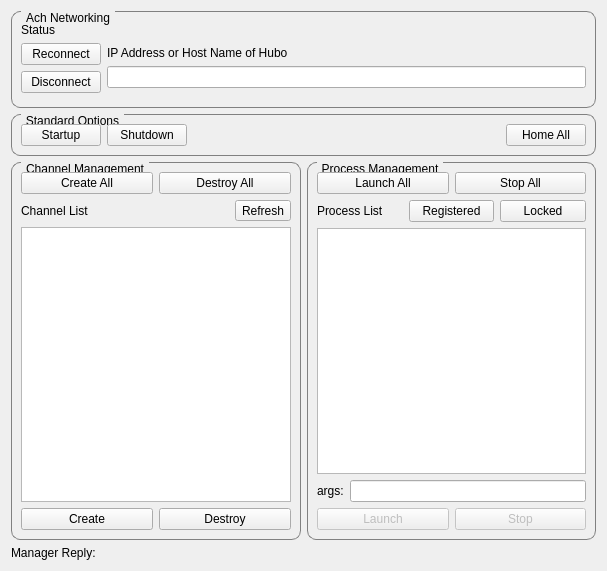
<?xml version="1.0" encoding="UTF-8"?>
<ui version="4.0">
 <class>ManagerWidget</class>
 <widget class="QWidget" name="ManagerWidget">
  <property name="geometry">
   <rect>
    <x>0</x>
    <y>0</y>
    <width>607</width>
    <height>571</height>
   </rect>
  </property>
  <property name="sizePolicy">
   <sizepolicy hsizetype="Minimum" vsizetype="Minimum">
    <horstretch>0</horstretch>
    <verstretch>0</verstretch>
   </sizepolicy>
  </property>
  <property name="windowTitle">
   <string>Form</string>
  </property>
  <layout class="QVBoxLayout" name="verticalLayout_3">
   <item>
    <widget class="QGroupBox" name="AchNetworking">
     <property name="sizePolicy">
      <sizepolicy hsizetype="Minimum" vsizetype="Minimum">
       <horstretch>0</horstretch>
       <verstretch>0</verstretch>
      </sizepolicy>
     </property>
     <property name="styleSheet">
      <string notr="true">QGroupBox {
    border: 1px solid gray;
    border-radius: 9px;
    margin-top: 0.5em;
}

QGroupBox::title {
    subcontrol-origin: margin;
    left: 10px;
    padding: 0 3px 0 3px;
}</string>
     </property>
     <property name="title">
      <string>Ach Networking</string>
     </property>
     <layout class="QVBoxLayout" name="verticalLayout_4">
      <item>
       <layout class="QHBoxLayout" name="horizontalLayout">
        <item>
         <layout class="QVBoxLayout" name="verticalLayout">
          <item>
           <spacer name="verticalSpacer_4">
            <property name="orientation">
             <enum>Qt::Vertical</enum>
            </property>
            <property name="sizeType">
             <enum>QSizePolicy::Minimum</enum>
            </property>
            <property name="sizeHint" stdset="0">
             <size>
              <width>20</width>
              <height>2</height>
             </size>
            </property>
           </spacer>
          </item>
          <item>
           <widget class="QLabel" name="network_status">
            <property name="sizePolicy">
             <sizepolicy hsizetype="Preferred" vsizetype="Maximum">
              <horstretch>0</horstretch>
              <verstretch>0</verstretch>
             </sizepolicy>
            </property>
            <property name="text">
             <string>Status</string>
            </property>
           </widget>
          </item>
          <item>
           <widget class="QPushButton" name="reconnect">
            <property name="sizePolicy">
             <sizepolicy hsizetype="Minimum" vsizetype="Fixed">
              <horstretch>0</horstretch>
              <verstretch>0</verstretch>
             </sizepolicy>
            </property>
            <property name="text">
             <string>Reconnect</string>
            </property>
           </widget>
          </item>
          <item>
           <widget class="QPushButton" name="disconnect">
            <property name="sizePolicy">
             <sizepolicy hsizetype="Minimum" vsizetype="Fixed">
              <horstretch>0</horstretch>
              <verstretch>0</verstretch>
             </sizepolicy>
            </property>
            <property name="text">
             <string>Disconnect</string>
            </property>
           </widget>
          </item>
          <item>
           <spacer name="verticalSpacer_3">
            <property name="orientation">
             <enum>Qt::Vertical</enum>
            </property>
            <property name="sizeType">
             <enum>QSizePolicy::Minimum</enum>
            </property>
            <property name="sizeHint" stdset="0">
             <size>
              <width>20</width>
              <height>2</height>
             </size>
            </property>
           </spacer>
          </item>
         </layout>
        </item>
        <item>
         <layout class="QVBoxLayout" name="verticalLayout_2">
          <item>
           <spacer name="verticalSpacer">
            <property name="orientation">
             <enum>Qt::Vertical</enum>
            </property>
            <property name="sizeType">
             <enum>QSizePolicy::Preferred</enum>
            </property>
            <property name="sizeHint" stdset="0">
             <size>
              <width>20</width>
              <height>25</height>
             </size>
            </property>
           </spacer>
          </item>
          <item>
           <widget class="QLabel" name="label">
            <property name="sizePolicy">
             <sizepolicy hsizetype="MinimumExpanding" vsizetype="Fixed">
              <horstretch>0</horstretch>
              <verstretch>0</verstretch>
             </sizepolicy>
            </property>
            <property name="text">
             <string>IP Address or Host Name of Hubo</string>
            </property>
           </widget>
          </item>
          <item>
           <widget class="QLineEdit" name="hostname_edit">
            <property name="sizePolicy">
             <sizepolicy hsizetype="MinimumExpanding" vsizetype="Fixed">
              <horstretch>0</horstretch>
              <verstretch>0</verstretch>
             </sizepolicy>
            </property>
           </widget>
          </item>
          <item>
           <spacer name="verticalSpacer_2">
            <property name="orientation">
             <enum>Qt::Vertical</enum>
            </property>
            <property name="sizeType">
             <enum>QSizePolicy::Preferred</enum>
            </property>
            <property name="sizeHint" stdset="0">
             <size>
              <width>20</width>
              <height>10</height>
             </size>
            </property>
           </spacer>
          </item>
         </layout>
        </item>
       </layout>
      </item>
     </layout>
    </widget>
   </item>
   <item>
    <widget class="QGroupBox" name="groupBox">
     <property name="styleSheet">
      <string notr="true">QGroupBox {
    border: 1px solid gray;
    border-radius: 9px;
    margin-top: 0.5em;
}

QGroupBox::title {
    subcontrol-origin: margin;
    left: 10px;
    padding: 0 3px 0 3px;
}</string>
     </property>
     <property name="title">
      <string>Standard Options</string>
     </property>
     <layout class="QHBoxLayout" name="horizontalLayout_10">
      <item>
       <widget class="QPushButton" name="startup">
        <property name="toolTip">
         <string>Creates all channels and launches all processes</string>
        </property>
        <property name="text">
         <string>Startup</string>
        </property>
       </widget>
      </item>
      <item>
       <widget class="QPushButton" name="shutdown">
        <property name="toolTip">
         <string>Stops all processes and destroys all channels</string>
        </property>
        <property name="text">
         <string>Shutdown</string>
        </property>
       </widget>
      </item>
      <item>
       <spacer name="horizontalSpacer">
        <property name="orientation">
         <enum>Qt::Horizontal</enum>
        </property>
        <property name="sizeHint" stdset="0">
         <size>
          <width>40</width>
          <height>20</height>
         </size>
        </property>
       </spacer>
      </item>
      <item>
       <widget class="QPushButton" name="homeall">
        <property name="toolTip">
         <string>Homes all joints</string>
        </property>
        <property name="text">
         <string>Home All</string>
        </property>
       </widget>
      </item>
     </layout>
    </widget>
   </item>
   <item>
    <layout class="QHBoxLayout" name="horizontalLayout_5">
     <item>
      <widget class="QGroupBox" name="ChannelManagement">
       <property name="styleSheet">
        <string notr="true">QGroupBox {
    border: 1px solid gray;
    border-radius: 9px;
    margin-top: 0.5em;
}

QGroupBox::title {
    subcontrol-origin: margin;
    left: 10px;
    padding: 0 3px 0 3px;
}</string>
       </property>
       <property name="title">
        <string>Channel Management</string>
       </property>
       <layout class="QVBoxLayout" name="verticalLayout_6">
        <item>
         <layout class="QVBoxLayout" name="verticalLayout_5">
          <item>
           <layout class="QHBoxLayout" name="horizontalLayout_3">
            <item>
             <widget class="QPushButton" name="create_all">
              <property name="toolTip">
               <string>Create all channels on Hubo's computer</string>
              </property>
              <property name="text">
               <string>Create All</string>
              </property>
             </widget>
            </item>
            <item>
             <widget class="QPushButton" name="destroy_all">
              <property name="toolTip">
               <string>Destroy all channels on Hubo's computer</string>
              </property>
              <property name="text">
               <string>Destroy All</string>
              </property>
             </widget>
            </item>
           </layout>
          </item>
          <item>
           <layout class="QHBoxLayout" name="horizontalLayout_2">
            <item>
             <widget class="QLabel" name="label_2">
              <property name="text">
               <string>Channel List</string>
              </property>
             </widget>
            </item>
            <item>
             <widget class="QToolButton" name="refresh_chan">
              <property name="toolTip">
               <string>Refresh the list of channels</string>
              </property>
              <property name="text">
               <string>Refresh</string>
              </property>
             </widget>
            </item>
           </layout>
          </item>
          <item>
           <widget class="QListWidget" name="chan_list">
            <property name="selectionMode">
             <enum>QAbstractItemView::ExtendedSelection</enum>
            </property>
           </widget>
          </item>
          <item>
           <layout class="QHBoxLayout" name="horizontalLayout_4">
            <item>
             <widget class="QPushButton" name="create_chan">
              <property name="toolTip">
               <string>Create the selected channel on Hubo's computer</string>
              </property>
              <property name="text">
               <string>Create</string>
              </property>
             </widget>
            </item>
            <item>
             <widget class="QPushButton" name="destroy_chan">
              <property name="toolTip">
               <string>Destroy the selected channel on Hubo's computer</string>
              </property>
              <property name="text">
               <string>Destroy</string>
              </property>
             </widget>
            </item>
           </layout>
          </item>
         </layout>
        </item>
       </layout>
      </widget>
     </item>
     <item>
      <widget class="QGroupBox" name="ProcessManagement">
       <property name="styleSheet">
        <string notr="true">QGroupBox {
    border: 1px solid gray;
    border-radius: 9px;
    margin-top: 0.5em;
}

QGroupBox::title {
    subcontrol-origin: margin;
    left: 10px;
    padding: 0 3px 0 3px;
}</string>
       </property>
       <property name="title">
        <string>Process Management</string>
       </property>
       <layout class="QVBoxLayout" name="verticalLayout_7">
        <item>
         <layout class="QHBoxLayout" name="horizontalLayout_6">
          <item>
           <widget class="QPushButton" name="launch_all">
            <property name="text">
             <string>Launch All</string>
            </property>
           </widget>
          </item>
          <item>
           <widget class="QPushButton" name="stop_all">
            <property name="text">
             <string>Stop All</string>
            </property>
           </widget>
          </item>
         </layout>
        </item>
        <item>
         <layout class="QHBoxLayout" name="horizontalLayout_7">
          <item>
           <widget class="QLabel" name="label_3">
            <property name="text">
             <string>Process List</string>
            </property>
           </widget>
          </item>
          <item>
           <widget class="QPushButton" name="refresh_registered_procs">
            <property name="text">
             <string>Registered</string>
            </property>
           </widget>
          </item>
          <item>
           <widget class="QPushButton" name="refresh_locked_procs">
            <property name="text">
             <string>Locked</string>
            </property>
           </widget>
          </item>
         </layout>
        </item>
        <item>
         <widget class="QListWidget" name="proc_list">
          <property name="selectionMode">
           <enum>QAbstractItemView::ExtendedSelection</enum>
          </property>
         </widget>
        </item>
        <item>
         <layout class="QHBoxLayout" name="horizontalLayout_8">
          <item>
           <widget class="QLabel" name="label_4">
            <property name="text">
             <string>args:</string>
            </property>
           </widget>
          </item>
          <item>
           <widget class="QLineEdit" name="arg_edit"/>
          </item>
         </layout>
        </item>
        <item>
         <layout class="QHBoxLayout" name="horizontalLayout_9">
          <item>
           <widget class="QPushButton" name="launch_proc">
            <property name="enabled">
             <bool>false</bool>
            </property>
            <property name="text">
             <string>Launch</string>
            </property>
           </widget>
          </item>
          <item>
           <widget class="QPushButton" name="stop_proc">
            <property name="enabled">
             <bool>false</bool>
            </property>
            <property name="text">
             <string>Stop</string>
            </property>
           </widget>
          </item>
         </layout>
        </item>
       </layout>
      </widget>
     </item>
    </layout>
   </item>
   <item>
    <layout class="QHBoxLayout" name="horizontalLayout_11">
     <item>
      <widget class="QLabel" name="label_5">
       <property name="sizePolicy">
        <sizepolicy hsizetype="Maximum" vsizetype="Preferred">
         <horstretch>0</horstretch>
         <verstretch>0</verstretch>
        </sizepolicy>
       </property>
       <property name="text">
        <string>Manager Reply:</string>
       </property>
      </widget>
     </item>
     <item>
      <widget class="QLabel" name="reply_status">
       <property name="text">
        <string>&lt;Empty Status&gt;</string>
       </property>
      </widget>
     </item>
    </layout>
   </item>
  </layout>
 </widget>
 <resources/>
 <connections/>
 <buttongroups>
  <buttongroup name="buttonGroup">
   <property name="exclusive">
    <bool>false</bool>
   </property>
  </buttongroup>
 </buttongroups>
</ui>
